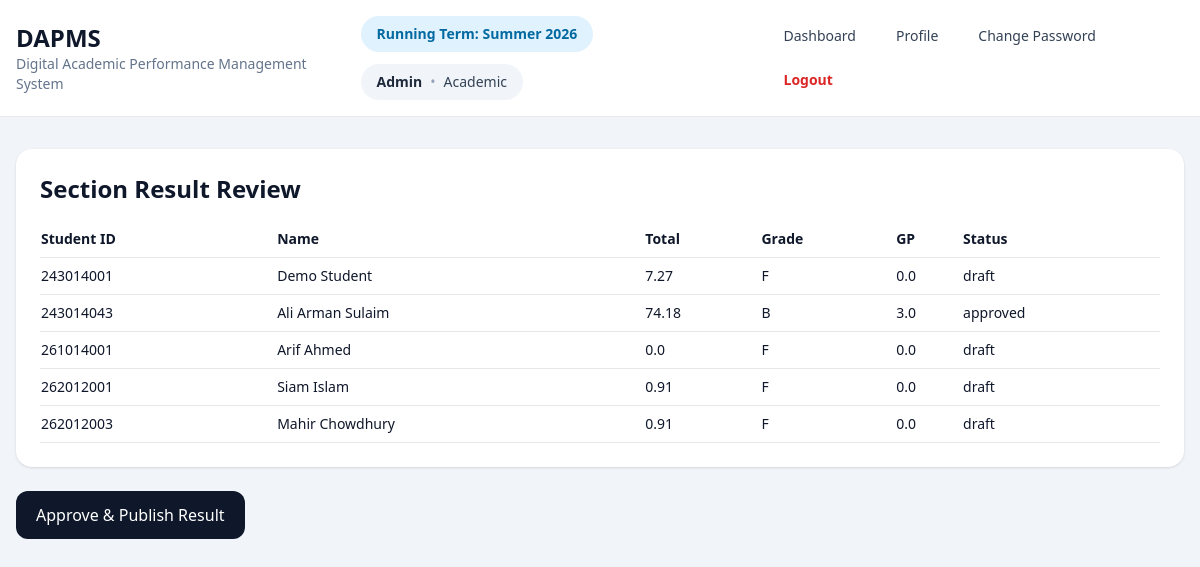
Screenshot of /admin/results/3 (signed in) with the database file from the repository.
### tables this page shows
CREATE TABLE terms(
            id INTEGER PRIMARY KEY AUTOINCREMENT,
            name TEXT NOT NULL,
            start_date TEXT NOT NULL,
            end_date TEXT NOT NULL,
            status TEXT NOT NULL DEFAULT 'running'
        , semester TEXT, year INTEGER);

CREATE TABLE users(
            id INTEGER PRIMARY KEY AUTOINCREMENT,
            role TEXT NOT NULL,
            name TEXT NOT NULL,
            email TEXT NOT NULL UNIQUE,
            password_hash TEXT NOT NULL,
            department TEXT NOT NULL
        );

CREATE TABLE results(
                id INTEGER PRIMARY KEY AUTOINCREMENT,
                section_id INTEGER NOT NULL,
                enrollment_id INTEGER NOT NULL,
                total REAL NOT NULL DEFAULT 0,
                letter_grade TEXT NOT NULL DEFAULT 'F',
                grade_point REAL NOT NULL DEFAULT 0,
                status TEXT NOT NULL DEFAULT 'draft',
                teacher_submitted_at TEXT,
                admin_approved_at TEXT,
                published_at TEXT,
                UNIQUE(section_id, enrollment_id),
                FOREIGN KEY(section_id) REFERENCES sections(id) ON DELETE CASCADE,
                FOREIGN KEY(enrollment_id) REFERENCES enrollments(id) ON DELETE CASCADE
            );

CREATE TABLE students(
            user_id INTEGER PRIMARY KEY,
            student_id TEXT NOT NULL UNIQUE,
            admission_term TEXT NOT NULL,
            FOREIGN KEY(user_id) REFERENCES users(id) ON DELETE CASCADE
        );

### app/routes/admin.py (the view)
@bp.route('/results/<int:section_id>', methods=['GET', 'POST'])
@role_required('admin')
def result_detail(section_id):
    manager = _manager()
    if request.method == 'POST':
        manager.approve_section_results(section_id)
        flash('Result approved and published', 'success')
        return redirect(url_for('admin.result_detail', section_id=section_id))
    rows = manager.result_rows_for_section(section_id)
    return render_template('admin/result_detail.html', rows=rows, section_id=section_id)

### app/core/security.py (called while the page is built)
def load_user():
    user_id = session.get('user_id')
    if not user_id:
        g.user = None
        return
    g.user = get_db().execute('SELECT * FROM users WHERE id=?', (user_id,)).fetchone()

def role_required(*roles):
    def decorator(view):
        @wraps(view)
        def wrapped(*args, **kwargs):
            if session.get('role') not in roles:
                return redirect(url_for('auth.login'))
            return view(*args, **kwargs)
        return wrapped
    return decorator

### app/db.py (called while the page is built)
def get_db():
    if 'db' not in g:
        g.db = sqlite3.connect(current_app.config['DATABASE'])
        g.db.row_factory = sqlite3.Row
        g.db.execute('PRAGMA foreign_keys = ON')
    return g.db

### app/managers/admin_manager.py (called while the page is built)
    def result_rows_for_section(self, section_id: int):
        return self.db.execute('''SELECT results.*, users.name, students.student_id FROM results JOIN enrollments ON enrollments.id = results.enrollment_id JOIN users ON users.id = enrollments.student_user_id JOIN students ON students.user_id = users.id WHERE results.section_id=? ORDER BY students.student_id''', (section_id,)).fetchall()

### app/routes/admin.py (called while the page is built)
def _manager() -> AdminManager:
    return AdminManager(get_db())

### app/routes/auth.py (called while the page is built)
@bp.before_app_request
def before():
    load_user()

### app/templates/admin/result_detail.html
{% extends 'layout.html' %}
{% block content %}
<div class="space-y-6">
<div class="bg-white rounded-2xl shadow p-6">
  <h2 class="text-2xl font-bold mb-4">Section Result Review</h2>
  <div class="overflow-auto"><table class="w-full text-sm"><tr class="border-b"><th class="text-left py-2">Student ID</th><th class="text-left">Name</th><th class="text-left">Total</th><th class="text-left">Grade</th><th class="text-left">GP</th><th class="text-left">Status</th></tr>{% for r in rows %}<tr class="border-b"><td class="py-2">{{ r['student_id'] }}</td><td>{{ r['name'] }}</td><td>{{ r['total'] }}</td><td>{{ r['letter_grade'] }}</td><td>{{ r['grade_point'] }}</td><td>{{ r['status'] }}</td></tr>{% endfor %}</table></div>
</div>
<form method="post"><button class="bg-slate-900 text-white px-5 py-3 rounded-xl">Approve & Publish Result</button></form>
</div>
{% endblock %}

### app/templates/layout.html (shortened to what this page needs)
<!DOCTYPE html>
<html>
<head>
  <script src="https://cdn.tailwindcss.com"></script>
</head>
<body class="bg-slate-100 text-slate-900 min-h-screen">
  <nav class="bg-white border-b sticky top-0 z-20">
    <div class="max-w-7xl mx-auto px-4 py-4 flex justify-between items-center gap-4">
      <div>
        <h1 class="text-2xl font-bold">DAPMS</h1>
        <p class="text-sm text-slate-500">Digital Academic Performance Management System</p>
      </div>
     <div class="flex flex-col lg:flex-row lg:items-center lg:justify-between gap-4">
  <div class="flex flex-wrap items-center gap-3">
    {% if current_term %}
      <span class="inline-flex items-center px-4 py-2 rounded-full bg-sky-100 text-sky-700 text-sm font-semibold">
        Running Term: {{ current_term['name'] }}
      </span>
    {% endif %}
    {% if current_user %}
      <div class="inline-flex items-center px-4 py-2 rounded-full bg-slate-100 text-slate-700 text-sm">
        <span class="font-semibold text-slate-800">{{ current_user['name'] }}</span>
        {% if current_user['department'] %}
          <span class="mx-2 text-slate-400">•</span>
          <span>{{ current_user['department'] }}</span>
        {% endif %}
      </div>
    {% endif %}
  </div>
  <div class="flex flex-wrap items-center gap-2">
    {% if session.get('role') == 'admin' %}
      <a href="{{ url_for('admin.dashboard') }}"
         class="px-4 py-2 rounded-xl text-sm font-medium transition
         {% if request.endpoint == 'admin.dashboard' %}
           bg-sky-600 text-white font-bold shadow
         {% else %}
           text-slate-700 hover:bg-slate-100 hover:text-sky-700
         {% endif %}">
        Dashboard
      </a>
    {% endif %}
    {% if session.get('user_id') %}
      <a href="{{ url_for('auth.profile') }}"
         class="px-4 py-2 rounded-xl text-sm font-medium transition
         {% if request.endpoint == 'auth.profile' %}
           bg-sky-600 text-white font-bold shadow
         {% else %}
           text-slate-700 hover:bg-slate-100 hover:text-sky-700
         {% endif %}">
        Profile
      </a>
    {% endif %}
    {% if session.get('user_id') %}
      <a href="{{ url_for('auth.change_password') }}"
         class="px-4 py-2 rounded-xl text-sm font-medium transition
         {% if request.endpoint == 'auth.change_password' %}
           bg-sky-600 text-white font-bold shadow
         {% else %}
           text-slate-700 hover:bg-slate-100 hover:text-sky-700
         {% endif %}">
        Change Password
      </a>
    {% endif %}
    {% if session.get('user_id') %}
      <a href="{{ url_for('auth.logout') }}"
         class="px-4 py-2 rounded-xl text-sm font-semibold text-red-600 hover:bg-red-50 hover:text-red-700 transition">
        Logout
      </a>
    {% else %}
      <a href="{{ url_for('auth.forgot_password') }}"
         class="px-4 py-2 rounded-xl text-sm font-medium text-slate-700 hover:bg-slate-100 hover:text-sky-700 transition">
        Forgot Password
      </a>
    {% endif %}
  </div>
</div>
    </div>
  </nav>
  <div class="max-w-7xl mx-auto px-4 py-8">
    {% block content %}{% endblock %}
  </div>
</body>
</html>

### rows the page displays
terms: name "Summer 2026"
users: name "Admin", department "Academic"
results: student_id "243014001", name "Demo Student", total "7.27", letter_grade "F", grade_point "0.0", status "draft"
results: student_id "243014043", name "Ali Arman Sulaim", total "74.18", letter_grade "B", grade_point "3.0", status "approved"
results: student_id "261014001", name "Arif Ahmed", total "0.0", letter_grade "F", grade_point "0.0", status "draft"
results: student_id "262012001", name "Siam Islam", total "0.91", letter_grade "F", grade_point "0.0", status "draft"
results: student_id "262012003", name "Mahir Chowdhury", total "0.91", letter_grade "F", grade_point "0.0", status "draft"
